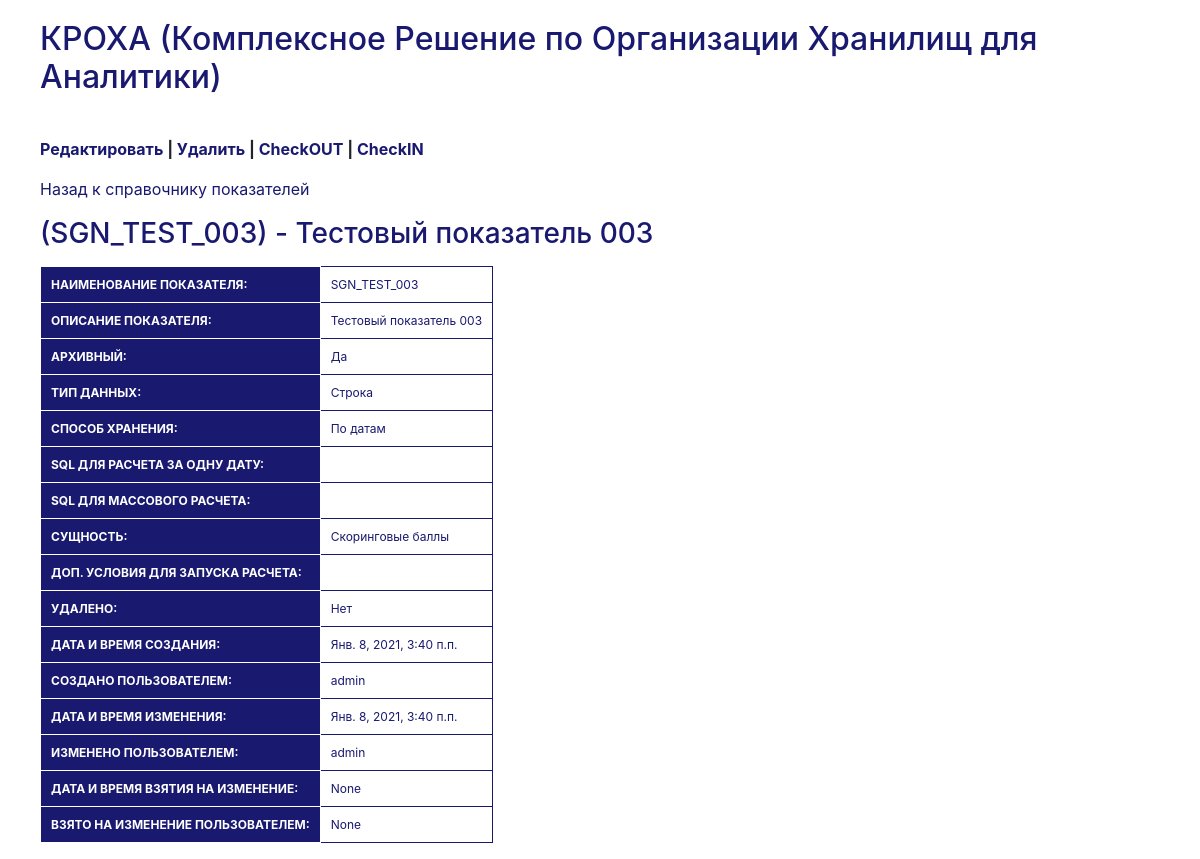
The app's page /sign/2367/ with its own data.
### DWHLegator/models.py (models this page shows, shortened)
class ModelSysFields(models.Model):
    created = models.DateTimeField(null=True,verbose_name = 'Дата и время создания:')
    created_by = models.CharField(max_length = 256,null=True,verbose_name = 'Создано пользователем:')
    modified = models.DateTimeField(default=timezone.now,null=True,verbose_name = 'Дата и время изменения:')
    modified_by = models.CharField(max_length = 256,null=True,verbose_name = 'Изменено пользователем:')
    checked_out = models.DateTimeField(null = True,verbose_name = 'Дата и время взятия на изменение:')
    checked_out_by = models.CharField(max_length = 256,null=True,verbose_name = 'Взято на изменение пользователем:')
    YES = 1
    NO = 0
    DELETED_IN_CHOICES = [(YES,'Да'),(NO,'Нет')]
    deleted = models.IntegerField(default = NO,choices=DELETED_IN_CHOICES,verbose_name='Удалено:')
    class Meta:
        abstract = True
    def get_deleted_label(self):
        return self._meta.get_field('deleted').verbose_name.title()
    def get_created_label(self):
        return self._meta.get_field('created').verbose_name.title()
    def get_created_by_label(self):
        return self._meta.get_field('created_by').verbose_name.title()
    def get_modified_label(self):
        return self._meta.get_field('modified').verbose_name.title()
    def get_modified_by_label(self):
        return self._meta.get_field('modified_by').verbose_name.title()
    def get_checked_out_label(self):
        return self._meta.get_field('checked_out').verbose_name.title()
    def get_checked_out_by_label(self):
        return self._meta.get_field('checked_out_by').verbose_name.title()

class Sign(ModelSysFields):
    sign_name = models.CharField(max_length = 256,verbose_name = 'Наименование показателя:')
    sign_descr = models.CharField(max_length = 256,verbose_name = 'Описание показателя:')
    YES = 1
    NO = 0
    ACHIVE_FLG_IN_CHOICES = [(YES,'Да'),(NO,'Нет')]
    archive_flg = models.SmallIntegerField(choices = ACHIVE_FLG_IN_CHOICES,default = YES,verbose_name = 'Архивный:')
    NUM = 'Число'
    DT = 'Дата'
    STR = 'Строка'
    DATA_TYPE_IN_CHOICES = [(NUM,'Число'),(DT,'Дата'),(STR,'Строка')]
    data_type = models.CharField(max_length = 30,choices = DATA_TYPE_IN_CHOICES,default=STR,verbose_name = 'Тип данных:')
    FCT = 0
    HIST = 1
    HIST_FLG_IN_CHOICES = [(FCT,'По датам'),(HIST,'Периодами')]
    hist_flg = models.SmallIntegerField(choices = HIST_FLG_IN_CHOICES,default=HIST,verbose_name = 'Способ хранения:')
    sign_sql = models.TextField(null = True,blank = True,verbose_name = 'SQL для расчета за дату:')
    mass_sql = models.TextField(null = True,blank = True,verbose_name = 'SQL для массового расчета:')
    entity_id = models.ForeignKey(Entity,on_delete=models.PROTECT,verbose_name = 'Сущность:')
    condition = models.TextField(null = True,blank = True,verbose_name = 'Доп. условия для запуска расчета:')
    class MPTTMeta:
        ordering = ['sign_name']

class Entity(MPTTModel,ModelSysFields):
    entity_name = models.CharField(max_length = 256,unique=True,verbose_name='Наименование:')
    parent = TreeForeignKey('self', on_delete=models.CASCADE, null=True, blank=True,related_name='children',verbose_name='Родитель:')
    fct_table_name = models.CharField(max_length = 256,verbose_name='Таблица хранения по датам:')
    hist_table_name = models.CharField(max_length = 256,verbose_name='Таблица хранения периодами:')
    tmp_table_name = models.CharField(max_length = 256,verbose_name='Временная таблица:')
    YES = 1
    NO = 0
    ANLT_FLG_IN_CHOICES = [(YES,'Да'),(NO,'Нет')]
    anlt_flg = models.IntegerField(default = NO,verbose_name='Аналитика:',choices=ANLT_FLG_IN_CHOICES)
    class MPTTMeta:
        order_insertion_by = ['tree_id','level']

### DWHLegator/signs.py (the view)
# urls.py: path('sign/<int:pk>/', signs.sign_detail, name='sign_detail'),
def sign_detail(request, pk):
    sign = get_object_or_404(Sign, pk=pk)
    return render(request, 'sign_detail.html', {'sign': sign})

### DWHLegator/templates/sign_detail.html (shortened to what this page needs)
{% extends 'base.html' %}
{% block content %}
    <div class="sign_detail">
		<ul><a href="{% url 'sign_edit' pk=sign.pk %}"><b>Редактировать</b></a><b> | </b>
		    <a href="{% url 'sign_del' pk=sign.pk %}"><b>Удалить</b></a><b> | </b>
			<a href="{% url 'sign_checkout' pk=sign.pk %}"><b>CheckOUT</b></a><b> | </b>
			<a href="{% url 'sign_checkin' pk=sign.pk %}"><b>CheckIN</b></a>
	     </ul>
        <ul><a href="{% url 'sign_list' %}">Назад к справочнику показателей</a></ul>
        <ul><h3>({{ sign.sign_name }}) - {{ sign.sign_descr }}</h3></ul>
		 <ul><table>
			<tr><th>Наименование показателя:</th><td>{{ sign.sign_name }}</td></tr>
			<tr><th>Описание показателя:</th><td>{{ sign.sign_descr }}</td></tr>
			<tr><th>Архивный:</th><td>{{ sign.get_archive_flg_display }}</td></tr>
			<tr><th>Тип данных:</th><td>{{ sign.data_type }}</td></tr>
			<tr><th>Способ хранения:</th><td>{{ sign.get_hist_flg_display }}</td></tr>
			<tr><th>SQL для расчета за одну дату:</th><td>{{ sign.sign_sql }}</td></tr>
			<tr><th>SQL для массового расчета:</th><td>{{ sign.mass_sql }}</td></tr>
			<tr><th>Сущность:</th><td>{{ sign.entity_id.entity_name }}</td></tr>
			<tr><th>Доп. условия для запуска расчета:</th><td>{{ sign.condition }}</td></tr>
			<tr><th>{{ sign.get_deleted_label }}</th><td>{{ sign.get_deleted_display }}</td></tr>
			<tr><th>{{ sign.get_created_label }}</th><td>{{ sign.created }}</td></tr>
			<tr><th>{{ sign.get_created_by_label }}</th><td>{{ sign.created_by }}</td></tr>
			<tr><th>{{ sign.get_modified_label }}</th><td>{{ sign.modified }}</td></tr>
			<tr><th>{{ sign.get_modified_by_label }}</th><td>{{ sign.modified_by }}</td></tr>
			<tr><th>{{ sign.get_checked_out_label }}</th><td>{{ sign.checked_out }}</td></tr>
			<tr><th>{{ sign.get_checked_out_by_label }}</th><td>{{ sign.checked_out_by }}</td></tr>
		 </table></ul>
    </div>
{% endblock %}

### DWHLegator/templates/base.html (shortened to what this page needs)
{% load static %}
<html>
    <head>
		<link  rel="stylesheet"  href="https://maxcdn.bootstrapcdn.com/bootstrap/4.0.0/css/bootstrap.min.css">
		<link rel="stylesheet" href="{% static 'css/homepage.css' %}">
		<link rel="stylesheet" href="{% static 'css/menus.css' %}">
    </head>
    <body>
	    <div class="div_usr">
		</div>
        <div>
            <ul><h2><a href="{% url 'homepage' %}">КРОХА (Комплексное Решение по Организации Хранилищ для Аналитики)</a></h2></ul><br/>
        </div>
        <div>
        {% block content %}
        {% endblock %}
        </div>
    </body>
</html>

### DWHLegator/static/css/homepage.css (style rules this page uses)
﻿h1,h2,h3,h4,h5,a,a:hover,label { color: Midnightblue; }
table { border-collapse: collapse; font-size: 12px; }
th { background-color: Midnightblue; color: White; border: 1px solid White; text-transform: uppercase; padding: 10px 10px; }
td { border: 1px solid Midnightblue; color: Midnightblue; padding: 10px 10px; }
.div_usr { text-align:Right; padding: 10px; }

### records on screen
Sign: sign_name "SGN_TEST_003", sign_descr "Тестовый показатель 003", archive_flg "Да", data_type "Строка", hist_flg "По датам", entity_id.entity_name "Скоринговые баллы", get_deleted_label "УДАЛЕНО:", deleted "Нет", get_created_label "ДАТА И ВРЕМЯ СОЗДАНИЯ:", created "Янв. 8, 2021, 3:40 п.п.", get_created_by_label "СОЗДАНО ПОЛЬЗОВАТЕЛЕМ:", created_by "admin", get_modified_label "ДАТА И ВРЕМЯ ИЗМЕНЕНИЯ:", modified "Янв. 8, 2021, 3:40 п.п.", get_modified_by_label "ИЗМЕНЕНО ПОЛЬЗОВАТЕЛЕМ:", modified_by "admin", get_checked_out_label "ДАТА И ВРЕМЯ ВЗЯТИЯ НА ИЗМЕНЕНИЕ:", checked_out "None", get_checked_out_by_label "ВЗЯТО НА ИЗМЕНЕНИЕ ПОЛЬЗОВАТЕЛЕМ:", checked_out_by "None"
